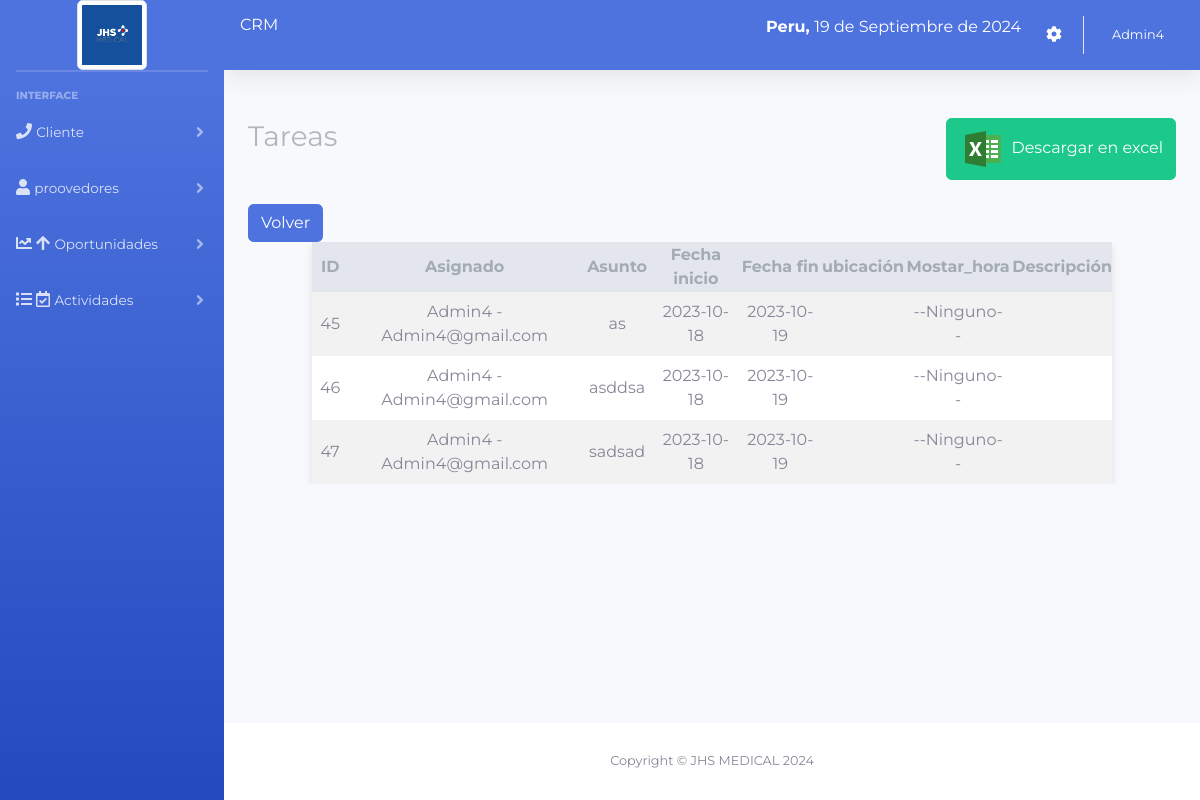
Page /sistema/lista_tareas_view.php (signed in) on the earlier database version.
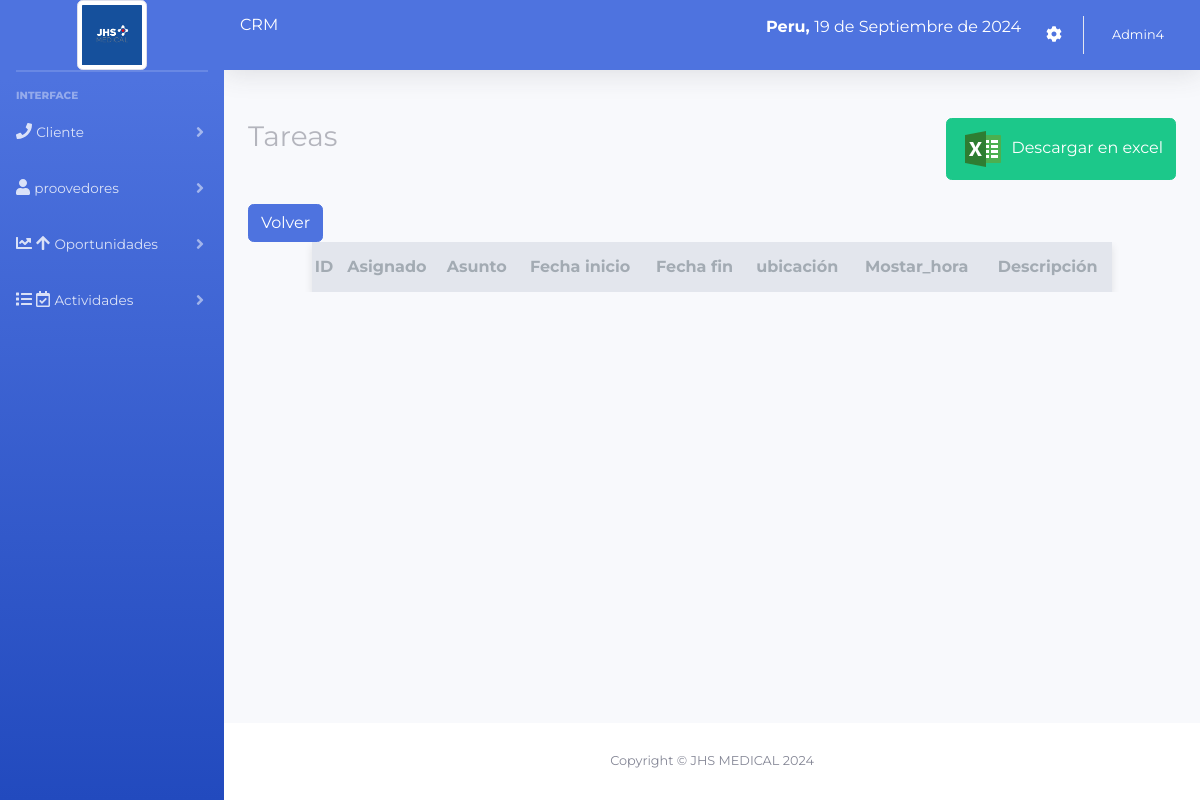
Same page on the later database version.
### tables this page shows
CREATE TABLE `eventos1` (
  `id` int(11) NOT NULL,
  `asignado` varchar(255) DEFAULT NULL,
  `asunto` varchar(255) DEFAULT NULL,
  `fecha_inicio` date DEFAULT NULL,
  `h_inicio` time DEFAULT NULL,
  `fecha_fin` date DEFAULT NULL,
  `h_fin` time DEFAULT NULL,
  `ubicacion` varchar(255) DEFAULT NULL,
  `mostrar_hora` varchar(250) DEFAULT NULL,
  `descripcion` text DEFAULT NULL,
  `COD_idrol` int(11) DEFAULT NULL,
  `color_evento` varchar(255) DEFAULT NULL,
  `COD_idusuario` int(11) NOT NULL,
  `COD_idsales` int(11) NOT NULL
);

### sistema/lista_tareas_view.php (the view, shortened to what this page needs)
<?php include_once "includes/header.php"; ?>
<div class="container-fluid">
	<div class="d-sm-flex align-items-center justify-content-between mb-4">
		<h1 class="h3 mb-0 text-gray-800">Tareas</h1>
		<form action="./includes/excel_tareas.php" method="POST">
		<br>
		<button type="sumbit" class="btn btn-success"> <img src="./img/icon-excel.png" alt="Excel"> Descargar en excel</button>
		</form>
	</div>
	<a href="lista_tarea.php" class="btn btn-primary">Volver</a>
	<div class="row">
		<div class="col-lg-12">
			<div class="table-responsive">
				<table class="mi-tabla" id="table">
					<thead class="thead-dark">
						<tr>
							<th>ID</th>
							<th>Asignado</th>
							<th>Asunto</th>
							<th>Fecha inicio</th>
							<th>Fecha fin</th>
							<th>ubicación</th>
							<th>Mostar_hora</th>
							<th>Descripción</th>
						</tr>
					</thead>
					<tbody>
						<?php
						include "../conexion.php";
						$id = $_SESSION['idUser'];
                        if ($_SESSION['rol'] == 1) {
							$query = mysqli_query($conexion, "SELECT * FROM eventos1");
						}else{
							$query = mysqli_query($conexion, "SELECT * FROM eventos1 WHERE COD_idusuario = $id");
						}
						$result = mysqli_num_rows($query);
						if ($result > 0) {
							while ($data = mysqli_fetch_assoc($query)) { ?>
								<tr>
									<td><?php echo $data['id']; ?></td>
									<td><?php echo $data['asignado']; ?></td>
									<td><?php echo $data['asunto']; ?></td>
									<td><?php echo $data['fecha_inicio']; ?></td>
									<td><?php echo $data['fecha_fin']; ?></td>
									<td><?php echo $data['ubicacion']; ?></td>
									<td><?php echo $data['mostrar_hora']; ?></td>
									<td><?php echo $data['descripcion']; ?></td>
								</tr>
						<?php }
						} ?>
					</tbody>
				</table>
			</div>
		</div>
	</div>
</div>
</div>
<?php include_once "includes/footer.php"; ?>

Differences in the rows shown:
removed eventos1: id "45", asignado "Admin4 - Admin4@gmail.com", asunto "as", fecha_inicio "2023-10-18", fecha_fin "2023-10-19", mostrar_hora "--Ninguno--"
removed eventos1: id "46", asignado "Admin4 - Admin4@gmail.com", asunto "asddsa", fecha_inicio "2023-10-18", fecha_fin "2023-10-19", mostrar_hora "--Ninguno--"
removed eventos1: id "47", asignado "Admin4 - Admin4@gmail.com", asunto "sadsad", fecha_inicio "2023-10-18", fecha_fin "2023-10-19", mostrar_hora "--Ninguno--"
